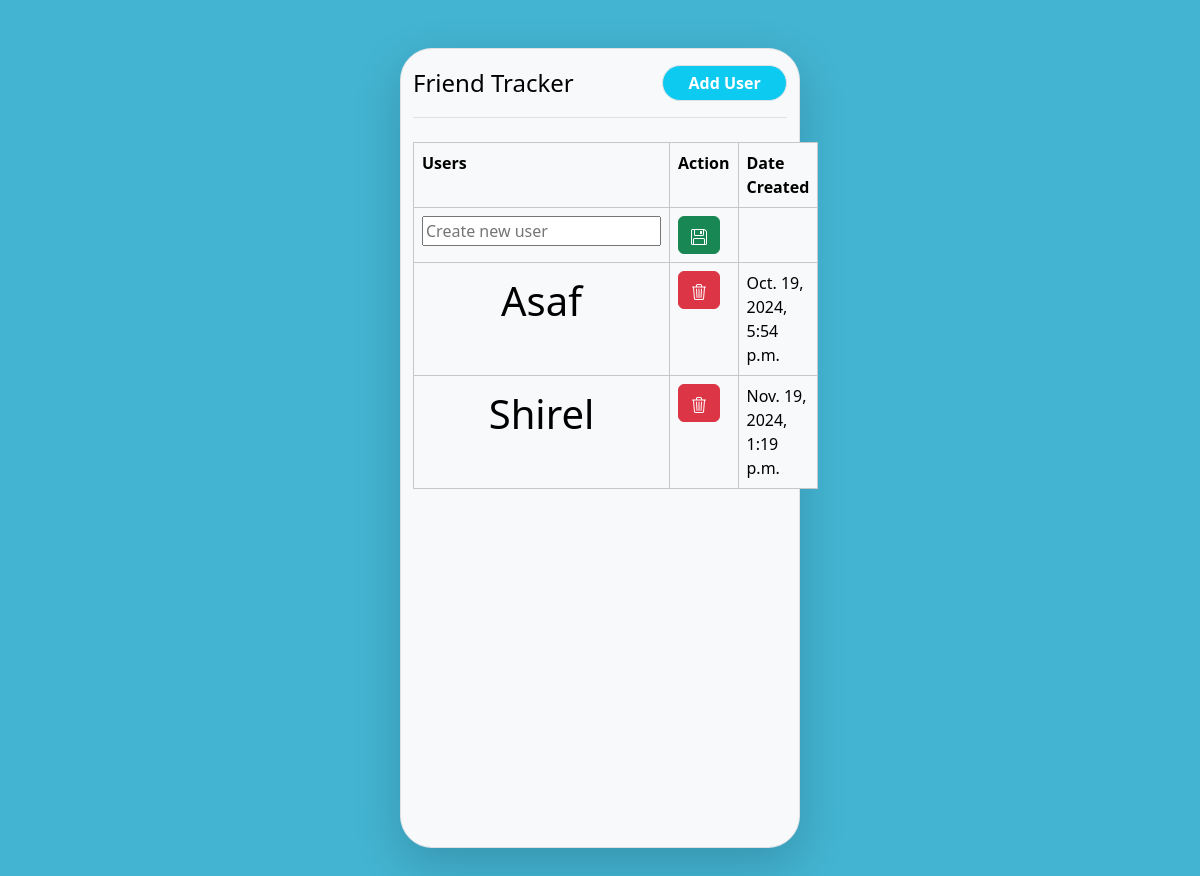
The app's page /, older data.
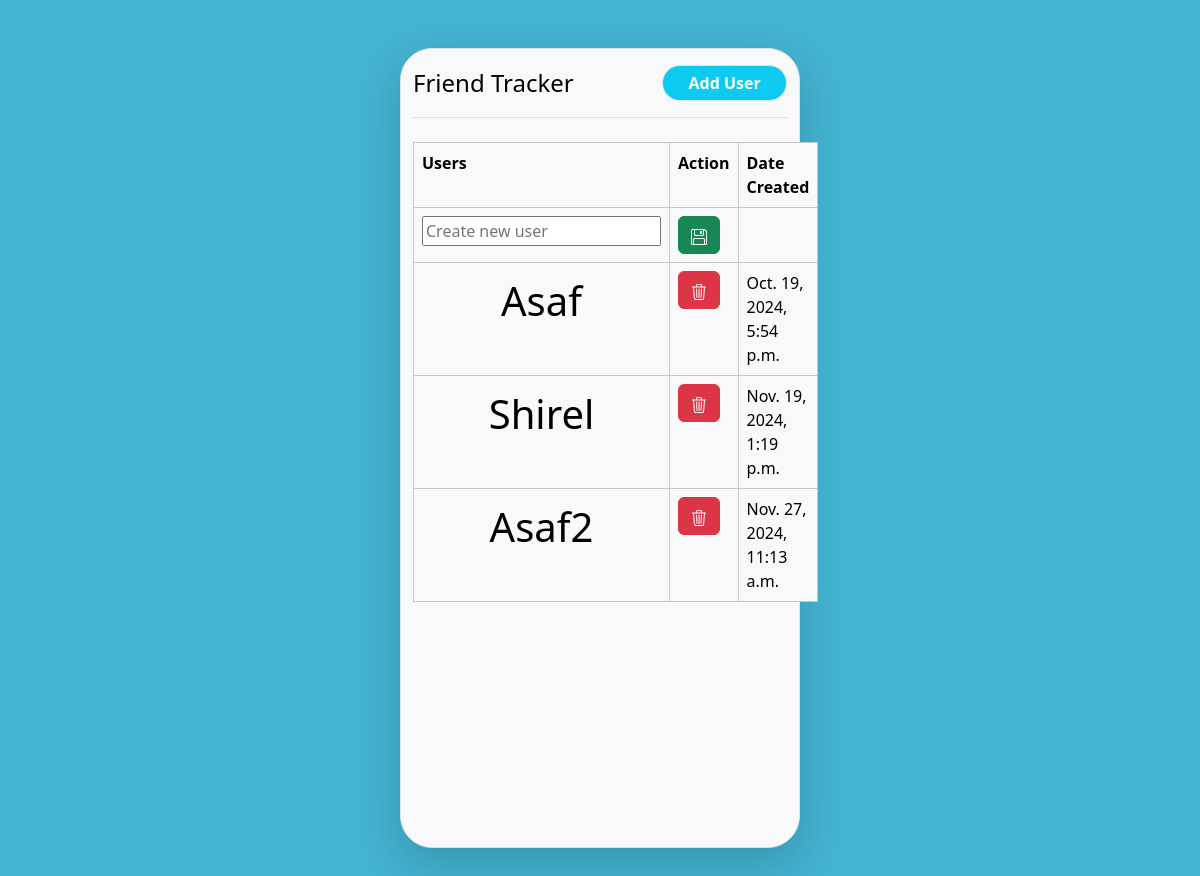
The same page, newer data.
### home/models.py (models this page shows, shortened)
class User(models.Model):
    username = models.CharField(max_length=100, unique=True,primary_key=True,default="Asaf")
    dateCreated = models.DateTimeField(auto_now_add=True)

### home/views.py (the view, shortened to what this page needs)
# urls.py: 2. Add a URL to urlpatterns:  path('', views.home, name='home')
def home(request):
    context = {}
    form = UserForm()
    users = User.objects.all()
    friends = Friend.objects.all()
    meetings = Meeting.objects.all()
    context["form"] = form
    context['users'] = users
    context['friends'] = friends
    context['meetings'] = meetings
    context['title'] = "Home"
    return render(request, "index.html", context=context)

### home/forms.py
class UserForm(forms.ModelForm):
    username = forms.CharField(label="Create new user", max_length=100, widget=forms.TextInput(attrs={
            'placeholder': 'Create new user',  # Grayed-out text
            }))
    class Meta:
        model = User
        fields = ["username"]

### home/templates/index.html (shortened to what this page needs)
{% extends "base.html" %}
{%block content%}
    <form method="post" action="{% url "home" %}">
        <table class="table table-bordered table-light table-hover">
            <tr>
                <th>Users</th><th>Action</th><th>Date Created</th>
            </tr>
            <tr>
                <td class="">
                    <form >
                        {{form.username}}
                    </form>
                </td>
                <td>
                    <button name="saveUser" class="btn btn-success"></button>
                </td>
                <td></td>
            </tr>
            {% for user in users%}
                <tr>
                    <td onclick="location.href='{% url "userHome" username=user.username %}';" class = "text-center username-cell fs-1" align="center" >
                        {{user.username}}
                    </td>
                    <td>
                        <button name="deleteUser" value={{user.username}} class="btn btn-danger">
                          </button>
                    </td>
                    <td>
                        {{user.dateCreated}}
                    </td>
                </tr>
            {% endfor%}
        </table>
    </form>
{%endblock%}

Row changes from the older to the newer data that the page shows:
added User: username "Asaf2", dateCreated "Nov. 27, 2024, 11:13 a.m."
